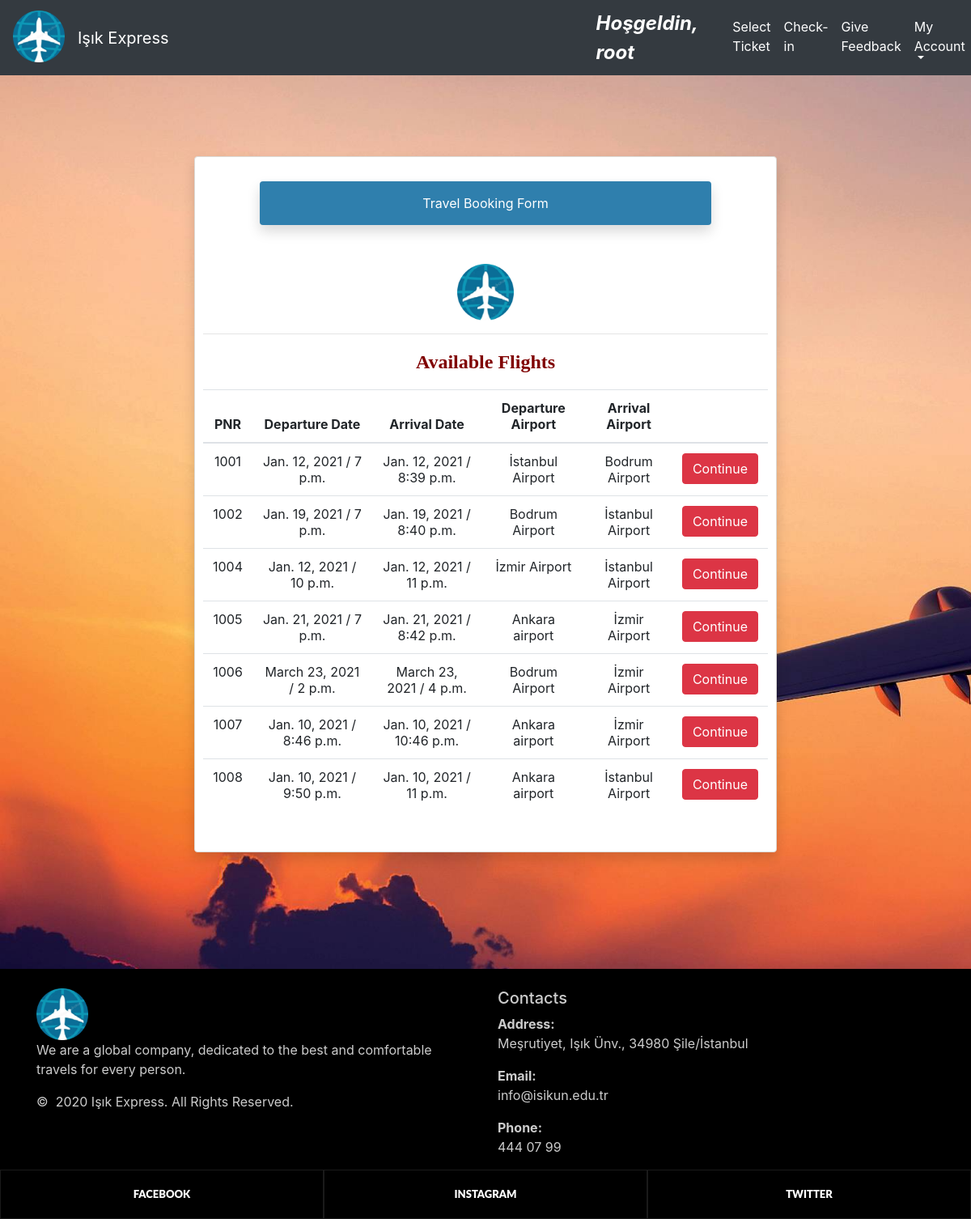
Screenshot of /homepage/ (signed in) with the database file from the repository.
### home/models.py (models this page shows, shortened)
class Flight(models.Model):
    pnr=models.CharField(max_length=10, null=True)
    departure_time = models.DateField(auto_now_add=False, auto_now=False, null=True)
    arrival_time = models.DateField(auto_now_add=False, auto_now=False, null=True)
    departure_hour=models.TimeField(auto_now=False, auto_now_add=False, null=True)
    arrival_hour = models.TimeField(auto_now=False, auto_now_add=False, null=True)
    from_airport = models.ForeignKey(Airport, null=True,on_delete=models.SET_NULL, related_name="from_airport")
    to_airport = models.ForeignKey(Airport, null=True,on_delete=models.SET_NULL, related_name="to_airport")
    price= models.DecimalField(max_digits=10,decimal_places=2,null=True)

class Airport(models.Model):
    name=models.CharField(max_length=255,null=True)
    address=models.CharField(max_length=500,null=True)
    def __str__(self):
        return self.name

### home/views.py (the view)
# urls.py: path('homepage/', views.homepage, name="homepage"),
@login_required
def homepage(request):
    flights = Flight.objects.filter(departure_time__range=[timezone.now(), "2022-01-01"])
    context = {'flights':flights }
    return render(request, 'home/homepage.html', context)

### home/templates/home/homepage.html (shortened to what this page needs)
{% extends 'home/main.html' %}
{% load static %}
{% block content %}
<head>
    <link rel="stylesheet" type="text/css" href="{% static 'css/footer.css' %}">
    <link rel="stylesheet" type="text/css" href="{% static 'css/background.css' %}">
    <link rel="stylesheet" href="https://cdnjs.cloudflare.com/ajax/libs/font-awesome/4.7.0/css/font-awesome.min.css">
    <link rel="stylesheet" href="https://stackpath.bootstrapcdn.com/bootstrap/4.1.1/css/bootstrap.min.css">
    <link rel="stylesheet" href="https://stackpath.bootstrapcdn.com/bootstrap/4.1.1/js/bootstrap.bundle.min.js">
</head>
<body class="first-info" >
<div class="card shadow mb-5 bg-white rounded" style=" margin-top: 100px; " class="first-info" >
    <div class="card-body" style=" margin-top: 30px; ">
        <p class="card-title text-center shadow mb-5 rounded" >Travel Booking Form</p>
        <div class="icons text-center">
            <img src="/static/images/logo.png" style="height: 70px; width: 70px; ">
        </div>
        <hr>
        <center><p><font face="tahoma" size="5" color="maroon"><b>Available Flights</b></font></p></center>
            <table class="table table-hover text-center">
                <thead>
                <tr>
                    <th>PNR</th>
                    <th>Departure Date</th>
                    <th>Arrival Date</th>
                    <th>Departure Airport</th>
                    <th>Arrival Airport</th>
                    <th></th>
                </tr>
                </thead>
                <tbody>
                {% for i in flights %}
                <form action="" method="POST">
                    <tr>
                        <td>{{ i.pnr }}</td>
                        <td>{{ i.departure_time }} / {{ i.departure_hour }}</td>
                        <td>{{ i.arrival_time }} / {{ i.arrival_hour }}</td>
                        <td>{{ i.from_airport }}</td>
                        <td>{{ i.to_airport }}</td>
                        <td><a href="{% url 'selected_flight' i.id %}" name="choose" class="btn btn-danger" role="button">Continue</a></td>
                    </tr>
                </form>
                {% endfor %}
                </tbody>
            </table>
        <br>
    </div>
</div>
<br><br><br><br>
</body>
{% endblock %}

### home/templates/home/main.html (shortened to what this page needs)
{% load static %}
<head>
    <link rel="stylesheet" type="text/css" href="/static/css/background.css">
    <link href="//maxcdn.bootstrapcdn.com/bootstrap/4.1.1/css/bootstrap.min.css" rel="stylesheet" id="bootstrap-css">
</head>
<body class="first-info">
{% if user.is_authenticated %}
{% include 'home/navbar.html' %}
    {% else %}
     {% include 'home/home.html' %}
{% endif %}
{% block content %}
{% endblock %}
</body>
{% include 'home/footer.html' %}

### home/templates/home/navbar.html (shortened to what this page needs)
{% load static %}
{% block content %}
<head>
</head>
<body>
<nav class="navbar navbar-expand-md navbar-dark bg-dark">
    <a class="navbar-brand pb-2" href="{% url 'homepage' %}"><img src="{% static 'images/logo.png' %}" style="height: 64px; width: 64px"></a>
                <a class="navbar-brand" href="{% url 'homepage' %}">Işık Express</a>
    <a class="nav navbar-nav navbar-right " style="margin-left: 32rem !important;" ><font  size="5" color="white"><b><i>Hoşgeldin, {{user.username}}</i></b></font></a>
    <div class="collapse navbar-collapse" id="navbarNavDropdown" style="margin-left: 3% !important;">
        <ul class="navbar-nav">
            <li class="nav-item active">
                <a class="nav-link" href="{% url 'homepage' %}">Select Ticket <span class="sr-only">(current)</span></a>
            </li>
            <li class="nav-item">
                <a class="nav-link" href="{% url 'checkin' %}" style="color:white">Check-in</a>
            </li>
            <li class="nav-item">
                <a class="nav-link" href="{% url 'FeedbackPage' %}" style="color:white">Give Feedback</a>
            </li>
            <li class="nav-item dropdown">
                <a class="nav-link dropdown-toggle"  id="navbarDropdownMenuLink" data-toggle="dropdown" aria-haspopup="true" aria-expanded="false" style="color:white"> My Account </a>
            </li>
        </ul>
    </div>
</nav>
</body>
{% endblock %}

### home/templates/home/footer.html (shortened to what this page needs)
{% load static %}
{% block content %}
<head>
    <link rel="stylesheet" type="text/css" href="/static/css/footer.css">
</head>
<body>
 <footer class="section footer-classic context-dark bg-image" style="background: #000000;">
                <br>
        <div class="container">
          <div class="row row-30">
            <div class="col-md-6 col-xl-6">
              <div class="pr-xl-4"><a class="brand" href="/"><img src="/static/images/logo.png" alt="" width="64" height="64" s></a>
                <p>We are a global company, dedicated to the best and comfortable travels for every person.</p>
                <p class="rights"><span>©  </span><span class="copyright-year">2020</span><span> </span><span>Işık Express</span><span>. </span><span>All Rights Reserved.</span></p>
              </div>
            </div>
            <div class="col-md-6 " >
              <h5>Contacts</h5>
              <dl class="contact-list">
                <dt>Address:</dt>
                <dd>Meşrutiyet, Işık Ünv., 34980 Şile/İstanbul</dd>
              </dl>
              <dl class="contact-list">
                <dt>Email:</dt>
                <dd>info@isikun.edu.tr</dd>
              </dl>
              <dl class="contact-list">
                <dt>Phone:</dt>
                <dd>444 07 99</dd>
              </dl>
            </div>
          </div>
        </div>
        <div class="row no-gutters social-container">
          <div class="col"><a class="social-inner" href="https://tr-tr.facebook.com/isikuniversitesi"><span>Facebook</span></a></div>
          <div class="col"><a class="social-inner" href="https://www.instagram.com/isikuniversitesi"><span>instagram</span></a></div>
          <div class="col"><a class="social-inner" href="https://twitter.com/FMVIsikUniv?ref_src=twsrc%5Egoogle%7Ctwcamp%5Eserp%7Ctwgr%5Eauthor"><span>twitter</span></a></div>
        </div>
      </footer>
</body>
{% endblock %}

### home/static/css/background.css (style rules this page uses)
.first-info { background-image: url( '/static/images/plane1.jpg' ) ; background-size: cover; background-repeat: no-repeat; }

### home/static/css/footer.css (style rules this page uses)
.context-dark, .bg-gray-dark, .bg-primary { color: rgba(255, 255, 255, 0.8); }
.footer-classic a, .footer-classic a:focus, .footer-classic a:active { color: #ffffff; }
ul, ol { list-style: none; padding: 0; margin: 0; }
.social-inner { display: flex; flex-direction: column; align-items: center; width: 100%; padding: 23px; font: 900 13px/1 "Lato", -apple-system, BlinkMacSystemFont, "Segoe UI", Roboto, "Helvetica Neue", Arial, sans-serif; text-transform: uppercase; color: rgba(255, 255, 255, 0.5); }
.social-container .col { border: 1px solid rgba(255, 255, 255, 0.1); }

### home/templates/home/homepage.html (style rules this page uses)
.card { margin: auto; border: solid 1px #dbdad7; width: 60%; padding-left: 10px !important; padding-bottom: 10px !important; padding-right: 10px !important; padding-top: 0px !important }
.card-title { margin: auto; padding: 15px; background-color: #2f7fad; color: white; width: 80% }
div.card-body { padding: 0px }
.icons { margin: auto !important }

### rows the page displays
Flight: pnr "1001", departure_time "Jan. 12, 2021", departure_hour "7 p.m.", arrival_time "Jan. 12, 2021", arrival_hour "8:39 p.m.", from_airport "İstanbul Airport", to_airport "Bodrum Airport"
Flight: pnr "1002", departure_time "Jan. 19, 2021", departure_hour "7 p.m.", arrival_time "Jan. 19, 2021", arrival_hour "8:40 p.m.", from_airport "Bodrum Airport", to_airport "İstanbul Airport"
Flight: pnr "1004", departure_time "Jan. 12, 2021", departure_hour "10 p.m.", arrival_time "Jan. 12, 2021", arrival_hour "11 p.m.", from_airport "İzmir Airport", to_airport "İstanbul Airport"
Flight: pnr "1005", departure_time "Jan. 21, 2021", departure_hour "7 p.m.", arrival_time "Jan. 21, 2021", arrival_hour "8:42 p.m.", from_airport "Ankara airport", to_airport "İzmir Airport"
Flight: pnr "1006", departure_time "March 23, 2021", departure_hour "2 p.m.", arrival_time "March 23, 2021", arrival_hour "4 p.m.", from_airport "Bodrum Airport", to_airport "İzmir Airport"
Flight: pnr "1007", departure_time "Jan. 10, 2021", departure_hour "8:46 p.m.", arrival_time "Jan. 10, 2021", arrival_hour "10:46 p.m.", from_airport "Ankara airport", to_airport "İzmir Airport"
Flight: pnr "1008", departure_time "Jan. 10, 2021", departure_hour "9:50 p.m.", arrival_time "Jan. 10, 2021", arrival_hour "11 p.m.", from_airport "Ankara airport", to_airport "İstanbul Airport"

### other values shown
{{ user.username }} "root"
